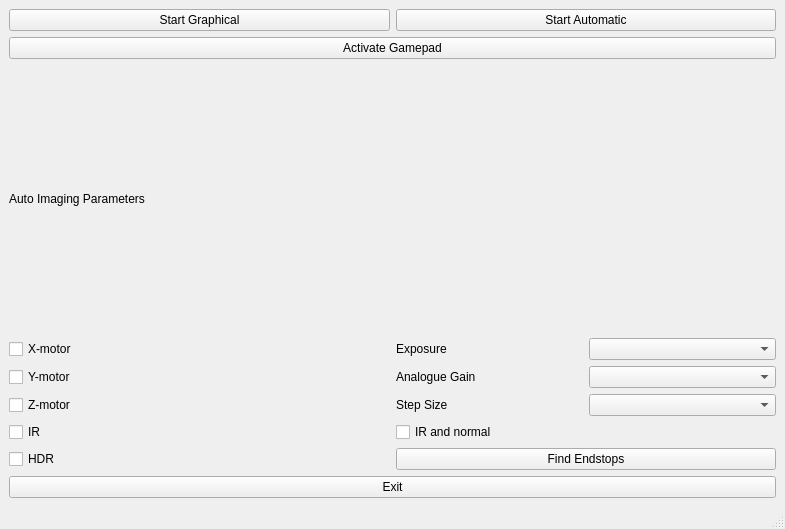
<?xml version="1.0" encoding="UTF-8"?>
<ui version="4.0">
 <class>MainWindow</class>
 <widget class="QMainWindow" name="MainWindow">
  <property name="geometry">
   <rect>
    <x>0</x>
    <y>0</y>
    <width>785</width>
    <height>529</height>
   </rect>
  </property>
  <property name="windowTitle">
   <string>MainWindow</string>
  </property>
  <widget class="QWidget" name="centralwidget">
   <layout class="QGridLayout" name="gridLayout_2">
    <item row="2" column="0">
     <widget class="QLabel" name="label">
      <property name="text">
       <string>Auto Imaging Parameters</string>
      </property>
     </widget>
    </item>
    <item row="3" column="0">
     <layout class="QGridLayout" name="gridLayout_3">
      <item row="3" column="0">
       <widget class="QCheckBox" name="checkbox_IR">
        <property name="text">
         <string>IR</string>
        </property>
       </widget>
      </item>
      <item row="1" column="1">
       <layout class="QHBoxLayout" name="horizontalLayout_4">
        <item>
         <widget class="QLabel" name="gain_label">
          <property name="text">
           <string>Analogue Gain</string>
          </property>
         </widget>
        </item>
        <item>
         <widget class="QComboBox" name="combobox_gain"/>
        </item>
       </layout>
      </item>
      <item row="2" column="1">
       <layout class="QHBoxLayout" name="horizontalLayout_5">
        <item>
         <widget class="QLabel" name="step_label">
          <property name="text">
           <string>Step Size</string>
          </property>
         </widget>
        </item>
        <item>
         <widget class="QComboBox" name="combobox_step"/>
        </item>
       </layout>
      </item>
      <item row="0" column="0">
       <widget class="QCheckBox" name="checkbox_x">
        <property name="text">
         <string>X-motor</string>
        </property>
       </widget>
      </item>
      <item row="1" column="0">
       <widget class="QCheckBox" name="checkbox_y">
        <property name="text">
         <string>Y-motor</string>
        </property>
       </widget>
      </item>
      <item row="2" column="0">
       <widget class="QCheckBox" name="checkbox_z">
        <property name="text">
         <string>Z-motor</string>
        </property>
       </widget>
      </item>
      <item row="0" column="1">
       <layout class="QHBoxLayout" name="horizontalLayout_3">
        <item>
         <widget class="QLabel" name="exp_label">
          <property name="text">
           <string>Exposure</string>
          </property>
         </widget>
        </item>
        <item>
         <widget class="QComboBox" name="combobox_exp"/>
        </item>
       </layout>
      </item>
      <item row="4" column="0">
       <widget class="QCheckBox" name="checkbox_HDR">
        <property name="text">
         <string>HDR</string>
        </property>
       </widget>
      </item>
      <item row="3" column="1">
       <widget class="QCheckBox" name="checkbox_IR_an_normal">
        <property name="text">
         <string>IR and normal</string>
        </property>
       </widget>
      </item>
      <item row="4" column="1">
       <widget class="QPushButton" name="pushbutton_find_endstops">
        <property name="text">
         <string>Find Endstops</string>
        </property>
       </widget>
      </item>
     </layout>
    </item>
    <item row="0" column="0">
     <layout class="QGridLayout" name="gridLayout">
      <item row="4" column="0">
       <layout class="QHBoxLayout" name="horizontalLayout">
        <item>
         <widget class="QPushButton" name="button_dslr">
          <property name="text">
           <string>Start Graphical</string>
          </property>
         </widget>
        </item>
        <item>
         <widget class="QPushButton" name="button_auto">
          <property name="text">
           <string>Start Automatic</string>
          </property>
         </widget>
        </item>
       </layout>
      </item>
     </layout>
    </item>
    <item row="4" column="0">
     <widget class="QPushButton" name="pushbutton_exit">
      <property name="text">
       <string>Exit</string>
      </property>
     </widget>
    </item>
    <item row="1" column="0">
     <widget class="QPushButton" name="activate_gamepad">
      <property name="text">
       <string>Activate Gamepad</string>
      </property>
     </widget>
    </item>
   </layout>
  </widget>
  <widget class="QMenuBar" name="menubar">
   <property name="geometry">
    <rect>
     <x>0</x>
     <y>0</y>
     <width>785</width>
     <height>22</height>
    </rect>
   </property>
  </widget>
  <widget class="QStatusBar" name="statusbar"/>
 </widget>
 <resources/>
 <connections/>
</ui>
